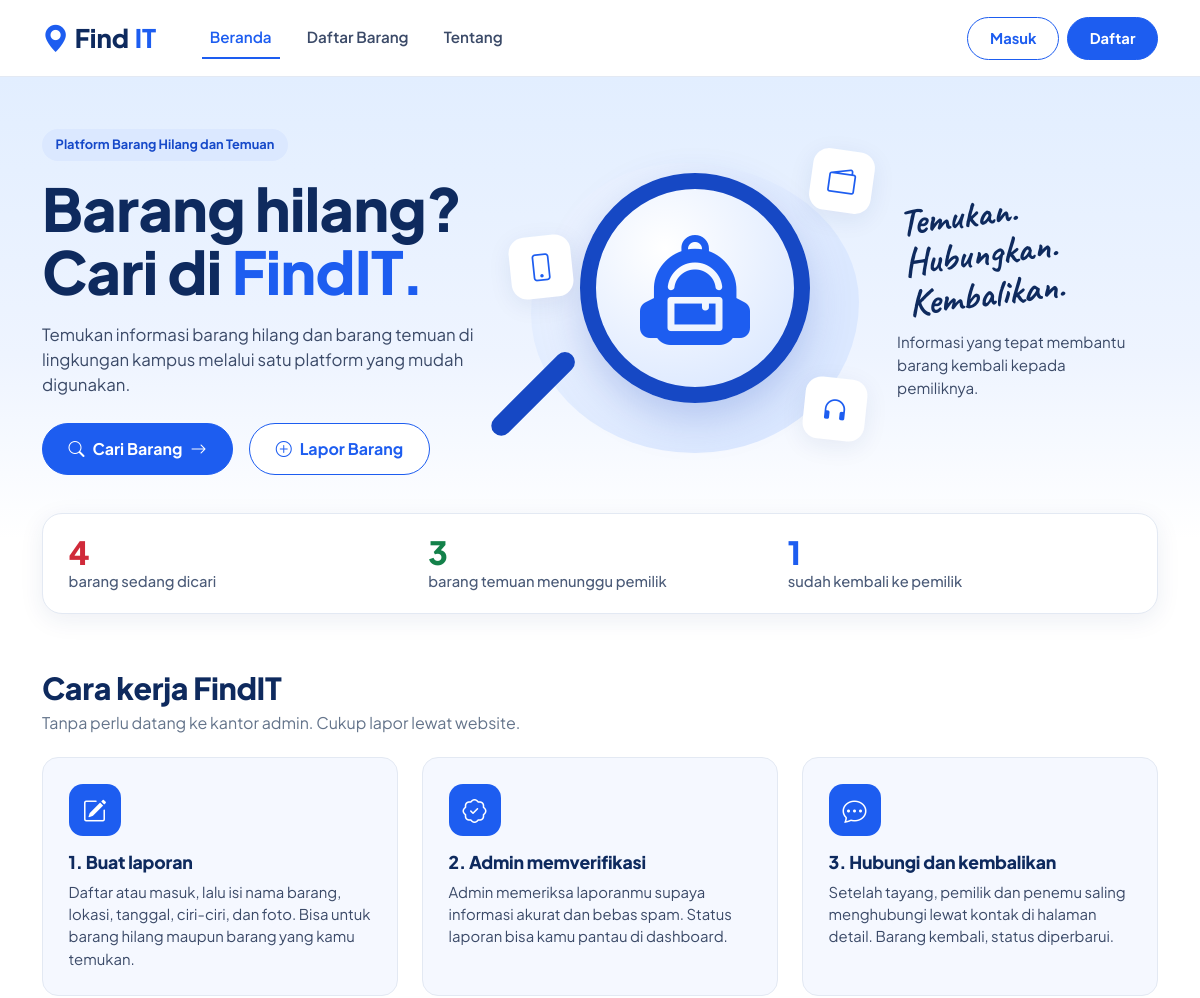
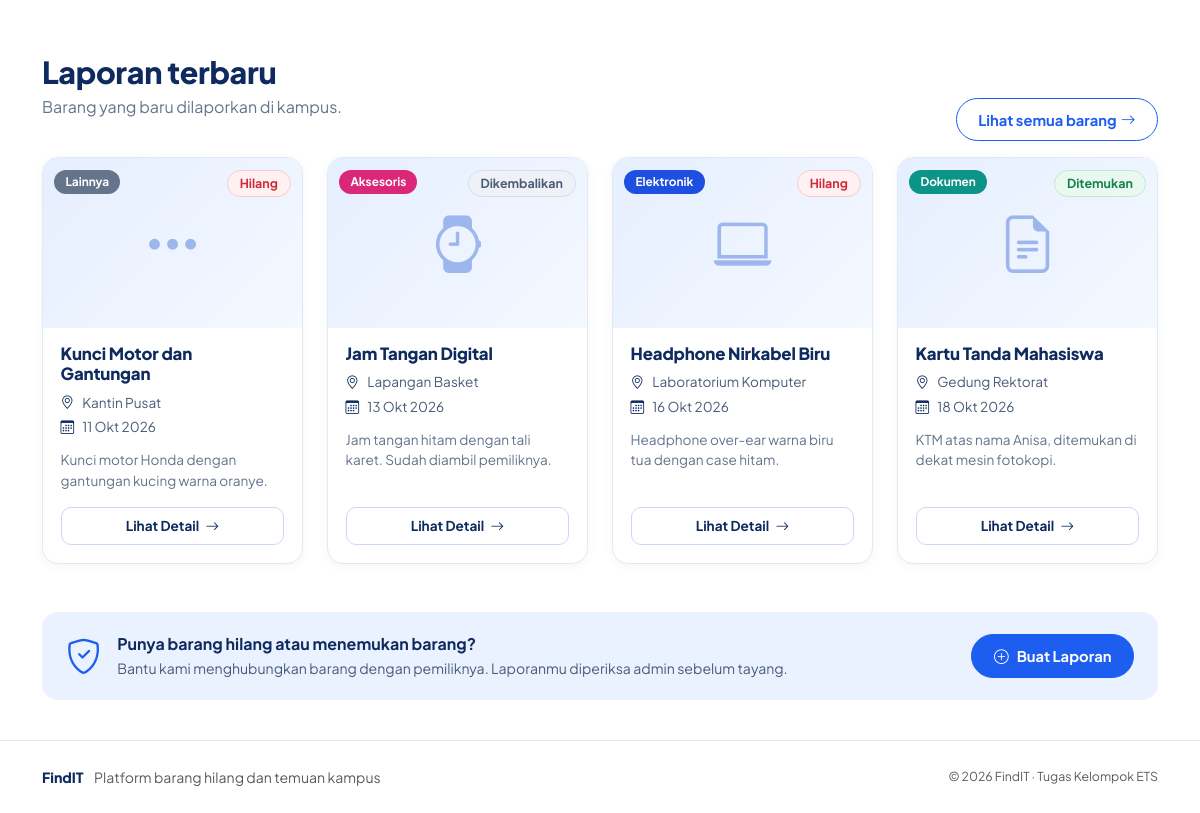
The page / on the database its author committed (2 pictures, top to bottom).
### tables this page shows
CREATE TABLE barang (
  id INT AUTO_INCREMENT PRIMARY KEY,
  judul VARCHAR(150) NOT NULL,
  deskripsi TEXT,
  kategori_id INT NULL,
  lokasi VARCHAR(100),
  tanggal DATE,
  status ENUM('hilang','ditemukan','dikembalikan') NOT NULL DEFAULT 'hilang',
  verifikasi ENUM('pending','disetujui','ditolak') NOT NULL DEFAULT 'disetujui',
  catatan_admin VARCHAR(255) NULL,
  foto VARCHAR(255) NULL,
  kontak VARCHAR(100),
  created_by INT NULL,
  created_at TIMESTAMP NOT NULL DEFAULT CURRENT_TIMESTAMP,
  CONSTRAINT fk_barang_kategori FOREIGN KEY (kategori_id) REFERENCES kategori(id) ON DELETE SET NULL,
  CONSTRAINT fk_barang_user FOREIGN KEY (created_by) REFERENCES users(id) ON DELETE SET NULL
);

CREATE TABLE kategori (
  id INT AUTO_INCREMENT PRIMARY KEY,
  nama VARCHAR(50) NOT NULL
);

### config/koneksi.php (called while the page is built, shortened)
<?php
$DB_HOST = 'localhost';
$DB_USER = 'root';
$DB_PASS = '';
$DB_NAME = 'findit_db';
$conn = @mysqli_connect($DB_HOST, $DB_USER, $DB_PASS, $DB_NAME);
mysqli_set_charset($conn, 'utf8mb4');
function e($s) { return htmlspecialchars((string)$s, ENT_QUOTES, 'UTF-8'); }
function url($path = '') { return BASE_URL . '/' . ltrim($path, '/'); }
function teks_panjang($s) { return function_exists('mb_strlen') ? mb_strlen($s) : strlen($s); }
function teks_potong($s, $max) {
    $s = (string)$s;
    if (teks_panjang($s) <= $max) return $s;
    $p = function_exists('mb_substr') ? mb_substr($s, 0, $max - 3) : substr($s, 0, $max - 3);
    return rtrim($p) . '...';
}
function tgl($date) {
    $bulan = ['', 'Jan', 'Feb', 'Mar', 'Apr', 'Mei', 'Jun', 'Jul', 'Agu', 'Sep', 'Okt', 'Nov', 'Des'];
    $t = strtotime($date);
    return date('j', $t) . ' ' . $bulan[(int)date('n', $t)] . ' ' . date('Y', $t);
}
function db_all($sql, $types = '', $params = []) {
    global $conn;
    $stmt = mysqli_prepare($conn, $sql);
    mysqli_stmt_execute($stmt);
    $res = mysqli_stmt_get_result($stmt);
    $rows = $res ? mysqli_fetch_all($res, MYSQLI_ASSOC) : [];
    return $rows;
}
function status_label($s) {
    $m = ['hilang' => 'Hilang', 'ditemukan' => 'Ditemukan', 'dikembalikan' => 'Dikembalikan'];
    return $m[$s] ?? $s;
}
function kategori_icon($nama) {
    $m = ['Elektronik' => 'bi-laptop', 'Tas & Dompet' => 'bi-bag', 'Dokumen' => 'bi-file-earmark-text',
          'Pakaian' => 'bi-tag', 'Aksesoris' => 'bi-watch', 'Lainnya' => 'bi-three-dots'];
    return $m[$nama] ?? 'bi-box-seam';
}
function kategori_slug($nama) {
    return trim(preg_replace('/[^a-z0-9]+/', '-', strtolower((string)$nama)), '-') ?: 'lainnya';
}

### includes/auth.php (called while the page is built, shortened)
<?php
require_once __DIR__ . '/../config/koneksi.php';
function user() { return $_SESSION['user'] ?? null; }

### includes/kartu.php (the view)
<?php
function kartu_barang($b) { ?>
  <article class="item-card">
    <a class="item-photo" href="<?= url('detail.php?id=' . $b['id']) ?>" tabindex="-1" aria-hidden="true">
      <?php if ($b['foto']): ?>
        <img src="<?= url('assets/uploads/' . e($b['foto'])) ?>" alt="" loading="lazy">
      <?php else: ?>
        <i class="bi <?= kategori_icon($b['kategori']) ?>"></i>
      <?php endif; ?>
    </a>
    <span class="pill-kat kat-<?= kategori_slug($b['kategori']) ?>"><?= e($b['kategori'] ?? 'Lainnya') ?></span>
    <span class="status pill-status status-<?= e($b['status']) ?>"><?= status_label($b['status']) ?></span>
    <div class="item-body">
      <h3><a href="<?= url('detail.php?id=' . $b['id']) ?>"><?= e($b['judul']) ?></a></h3>
      <p class="meta"><i class="bi bi-geo-alt"></i><?= e($b['lokasi'] ?: 'Lokasi belum diisi') ?></p>
      <p class="meta"><i class="bi bi-calendar3"></i><?= tgl($b['tanggal']) ?></p>
      <p class="desc"><?= e(teks_potong($b['deskripsi'], 95)) ?></p>
      <a class="btn btn-detail" href="<?= url('detail.php?id=' . $b['id']) ?>">Lihat Detail <i class="bi bi-arrow-right ms-1"></i></a>
    </div>
  </article>
<?php }

### includes/header.php (shortened to what this page needs)
<?php
require_once __DIR__ . '/auth.php';
$u      = user();
$hal    = basename($_SERVER['SCRIPT_NAME']);
?>
<!DOCTYPE html>
<html lang="id">
<head>
  <link href="https://cdn.jsdelivr.net/npm/bootstrap@5.3.3/dist/css/bootstrap.min.css" rel="stylesheet">
  <link href="https://cdn.jsdelivr.net/npm/bootstrap-icons@1.11.3/font/bootstrap-icons.min.css" rel="stylesheet">
  <link href="<?= url('assets/css/style.css') ?>" rel="stylesheet">
</head>
<body>
<nav class="navbar navbar-expand-md site-nav">
  <div class="container">
    <a class="navbar-brand brand" href="<?= url('index.php') ?>">
      <i class="bi bi-geo-alt-fill brand-pin"></i>Find<span>IT</span>
    </a>
    <div class="collapse navbar-collapse" id="menu">
      <ul class="navbar-nav me-auto ms-md-4 gap-md-2">
        <li class="nav-item"><a class="nav-link <?= $hal === 'index.php' ? 'active' : '' ?>" href="<?= url('index.php') ?>">Beranda</a></li>
        <li class="nav-item"><a class="nav-link <?= $hal === 'barang.php' ? 'active' : '' ?>" href="<?= url('barang.php') ?>">Daftar Barang</a></li>
        <li class="nav-item"><a class="nav-link <?= $hal === 'tentang.php' ? 'active' : '' ?>" href="<?= url('tentang.php') ?>">Tentang</a></li>
      </ul>
      <div class="d-flex gap-2 mt-3 mt-md-0">
        <?php if ($u): ?>
          <a class="btn btn-pill btn-pill-outline" href="<?= url(dashboard_path($u['role'])) ?>"><i class="bi bi-speedometer2 me-1"></i>Dashboard</a>
          <a class="btn btn-pill btn-pill-fill" href="<?= url('logout.php') ?>"><i class="bi bi-box-arrow-right me-1"></i>Keluar</a>
        <?php else: ?>
          <a class="btn btn-pill btn-pill-outline" href="<?= url('login.php') ?>">Masuk</a>
          <a class="btn btn-pill btn-pill-fill" href="<?= url('daftar.php') ?>">Daftar</a>
        <?php endif; ?>
      </div>
    </div>
  </div>
</nav>
<main>

### index.php (shortened to what this page needs)
<?php
require 'includes/header.php';
require 'includes/kartu.php';
$terbaru = db_all(
    "SELECT b.*, k.nama AS kategori FROM barang b LEFT JOIN kategori k ON k.id = b.kategori_id
     WHERE b.verifikasi = 'disetujui' ORDER BY b.created_at DESC, b.id DESC LIMIT 4"
);
$s = ['hilang' => 0, 'ditemukan' => 0, 'dikembalikan' => 0];
foreach (db_all("SELECT status, COUNT(*) AS n FROM barang WHERE verifikasi = 'disetujui' GROUP BY status") as $r) $s[$r['status']] = (int)$r['n'];
?>
<section class="hero">
  <div class="container">
    <div class="row align-items-center g-4">
      <div class="col-lg-5">
        <span class="eyebrow">Platform Barang Hilang dan Temuan</span>
        <h1 class="hero-title">Barang hilang?<br>Cari di <span>FindIT.</span></h1>
        <p class="hero-lead">Temukan informasi barang hilang dan barang temuan di lingkungan kampus melalui satu platform yang mudah digunakan.</p>
        <div class="d-flex flex-wrap gap-3">
          <a class="btn btn-pill btn-pill-fill btn-pill-lg" href="<?= url('barang.php') ?>"><i class="bi bi-search me-2"></i>Cari Barang <i class="bi bi-arrow-right ms-2"></i></a>
          <a class="btn btn-pill btn-pill-outline btn-pill-lg" href="<?= url('user/lapor.php') ?>"><i class="bi bi-plus-circle me-2"></i>Lapor Barang</a>
        </div>
      </div>
      <div class="col-lg-4 col-md-6">
        <div class="hero-art" aria-hidden="true">
          <div class="lens"><i class="bi bi-backpack2-fill"></i></div>
          <span class="float-ico f1"><i class="bi bi-wallet2"></i></span>
          <span class="float-ico f2"><i class="bi bi-phone"></i></span>
          <span class="float-ico f3"><i class="bi bi-headphones"></i></span>
        </div>
      </div>
      <div class="col-lg-3 col-md-6">
        <p class="handwrite">Temukan.<br>Hubungkan.<br>Kembalikan.</p>
        <p class="hero-side">Informasi yang tepat membantu barang kembali kepada pemiliknya.</p>
      </div>
    </div>
  </div>
</section>
<div class="container">
  <div class="stat-band">
    <div><span class="num num-hilang"><?= $s['hilang'] ?></span> barang sedang dicari</div>
    <div><span class="num num-ditemukan"><?= $s['ditemukan'] ?></span> barang temuan menunggu pemilik</div>
    <div><span class="num num-kembali"><?= $s['dikembalikan'] ?></span> sudah kembali ke pemilik</div>
  </div>
  <section class="home-section">
    <div class="section-head">
      <h2>Cara kerja FindIT</h2>
      <p>Tanpa perlu datang ke kantor admin. Cukup lapor lewat website.</p>
    </div>
    <div class="row g-4">
      <div class="col-md-4">
        <div class="how-step">
          <span class="how-ico"><i class="bi bi-pencil-square"></i></span>
          <h3>1. Buat laporan</h3>
          <p>Daftar atau masuk, lalu isi nama barang, lokasi, tanggal, ciri-ciri, dan foto. Bisa untuk barang hilang maupun barang yang kamu temukan.</p>
        </div>
      </div>
      <div class="col-md-4">
        <div class="how-step">
          <span class="how-ico"><i class="bi bi-patch-check"></i></span>
          <h3>2. Admin memverifikasi</h3>
          <p>Admin memeriksa laporanmu supaya informasi akurat dan bebas spam. Status laporan bisa kamu pantau di dashboard.</p>
        </div>
      </div>
      <div class="col-md-4">
        <div class="how-step">
          <span class="how-ico"><i class="bi bi-chat-dots"></i></span>
          <h3>3. Hubungi dan kembalikan</h3>
          <p>Setelah tayang, pemilik dan penemu saling menghubungi lewat kontak di halaman detail. Barang kembali, status diperbarui.</p>
        </div>
      </div>
    </div>
  </section>
  <section class="home-section">
    <div class="d-flex justify-content-between align-items-end flex-wrap gap-2 mb-3">
      <div class="section-head mb-0"><h2>Laporan terbaru</h2><p>Barang yang baru dilaporkan di kampus.</p></div>
      <a class="btn btn-pill btn-pill-outline" href="<?= url('barang.php') ?>">Lihat semua barang <i class="bi bi-arrow-right ms-1"></i></a>
    </div>
    <?php if (!$terbaru): ?>
      <div class="empty-state"><i class="bi bi-inbox"></i><h3>Belum ada laporan</h3><p>Jadilah yang pertama melaporkan barang.</p></div>
    <?php else: ?>
      <div class="row g-4">
        <?php foreach ($terbaru as $b): ?>
          <div class="col-sm-6 col-lg-3"><?php kartu_barang($b); ?></div>
        <?php endforeach; ?>
      </div>
    <?php endif; ?>
  </section>
  <div class="cta-band">
    <i class="bi bi-shield-check"></i>
    <div class="flex-grow-1">
      <strong>Punya barang hilang atau menemukan barang?</strong>
      <span>Bantu kami menghubungkan barang dengan pemiliknya. Laporanmu diperiksa admin sebelum tayang.</span>
    </div>
    <a class="btn btn-pill btn-pill-fill" href="<?= url('user/lapor.php') ?>"><i class="bi bi-plus-circle me-2"></i>Buat Laporan</a>
  </div>
</div>
<?php require 'includes/footer.php'; ?>

### includes/footer.php (shortened to what this page needs)
</main>
<footer class="site-footer">
  <div class="container d-flex flex-column flex-md-row justify-content-between gap-2">
    <div>
      <strong class="brand-footer">FindIT</strong>
      <span class="text-muted ms-2">Platform barang hilang dan temuan kampus</span>
    </div>
    <small class="text-muted">&copy; <?= date('Y') ?> FindIT &middot; Tugas Kelompok ETS</small>
  </div>
</footer>
</body>
</html>

### rows shown on the page
barang: kategori.nama "Lainnya", status "Hilang", judul "Kunci Motor dan Gantungan", lokasi "Kantin Pusat", tanggal "11 Okt 2026", deskripsi "Kunci motor Honda dengan gantungan kucing warna oranye."
barang: kategori.nama "Aksesoris", status "Dikembalikan", judul "Jam Tangan Digital", lokasi "Lapangan Basket", tanggal "13 Okt 2026", deskripsi "Jam tangan hitam dengan tali karet. Sudah diambil pemiliknya."
barang: kategori.nama "Elektronik", status "Hilang", judul "Headphone Nirkabel Biru", lokasi "Laboratorium Komputer", tanggal "16 Okt 2026", deskripsi "Headphone over-ear warna biru tua dengan case hitam."
barang: kategori.nama "Dokumen", status "Ditemukan", judul "Kartu Tanda Mahasiswa", lokasi "Gedung Rektorat", tanggal "18 Okt 2026", deskripsi "KTM atas nama Anisa, ditemukan di dekat mesin fotokopi."

### other values the page prints
$s['hilang'] "4"
$s['ditemukan'] "3"
$s['dikembalikan'] "1"
